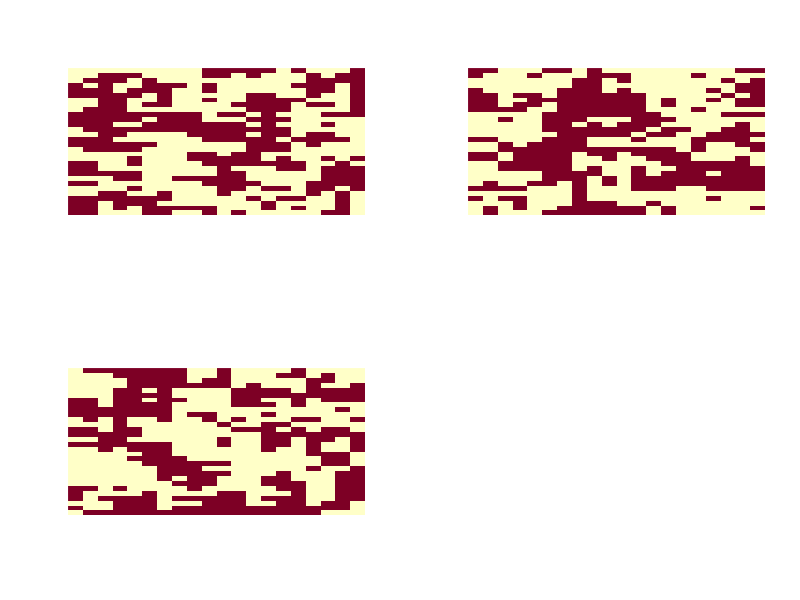

Reproduce this figure in R. (Note: a time limit stopped this script after it produced the figure.)
# Exemple Ising

rm(list = ls())
set.seed(23)

voisins <- function(x, i) {
  # fonction qui renvoie les voisins du site i de la matrice x
  h <- nrow(x)
  v <- rep(0, 4)
  if (i %% h != 1) {
    v[1] <- x[i - 1]
  }
  if (i %% h != 0) {
    v[2] <- x[i + 1]
  }
  if (i > h) {
    v[3] <- x[i - h]
  }
  if (i < length(x) - h + 1) {
    v[4] <- x[i + h]
  }
  return(v[v != 0])
}

hamiltonien <- function(x) {
  # hamiltonien
  return(-sum(x[-1, ] * x[-nrow(x), ]) - sum(x[, -1] * x[, -ncol(x)]))
}

prob_cond <- function(x, i, beta) {
  # calcul des probas conditionnelles
  p <- exp(beta * c(-1, 1) * sum(voisins(x, i)))
  return(p / sum(p))
}

mapping <- function(x, n_iter, j, v, u, beta) {
  for (i in 1:n_iter) {
    if (u[i] <= exp(beta * sum(voisins(x, j[i]) * (v[i] - x[j[i]])))) {
      x[j[i]] <- v[i]
    }
  }
  return(x)
}

mapping_h <- function(x, n_iter, j, v, u, beta) {
  # fonction mapping qui renvoie le hamiltonien de chaque iteration
  hamil <- numeric(n_iter)
  hamil[1] <- hamiltonien(x)
  for (i in 2:n_iter) {
    temp <- sum(voisins(x, j[i]) * (v[i] - x[j[i]]))
    if (u[i] <= exp(beta * temp)) {
      hamil[i] <- hamil[i - 1] - temp
      x[j[i]] <- v[i]
    } else {
      hamil[i] <- hamil[i - 1]
    }
  }
  return(hamil)
}

rinit_ising <- function(h, w) {
  # initialisation d'un matrice dans E
  return(matrix(sample(c(-1, 1), h * w, replace = TRUE), h))
}


metropolis_hastings_ising <- function(n_iter, beta, x_0) {
  # fonction metropolis hastings
  j <- sample(seq_len(length(x_0)), n_iter, replace = TRUE) # choix du site
  v <- sample(c(-1, 1), n_iter, replace = TRUE) # choix de la nouvelle valeur du site
  u <- runif(n_iter)
  return(mapping(x_0, n_iter, j, v, u, beta))
}


gibbs_ising <- function(n_iter, beta, random, x_0) {
  # fonction gibbs
  taille <- length(x_0)
  u <- 1:taille
  for (j in 1:n_iter) {
    if (random) {
      # random scan
      u <- sample(1:taille, taille)
    }
    for (i in u) {
      x_0[i] <- sample(c(-1, 1), 1, prob = prob_cond(x_0, i, beta))
    }
  }
  return(x_0)
}

propp_wilson_ising <- function(pas, beta, h, w) {
  # fonction propp wilson
  taille <- h * w
  m1 <- matrix(rep(-1, taille), h)
  m2 <- matrix(rep(1, taille), h)
  n_iter <- 0
  j <- c()
  v <- c()
  u <- c()
  while (identical(m1, m2) == FALSE) {
    n_iter <- n_iter + pas
    m1 <- matrix(rep(-1, taille), h)
    m2 <- matrix(rep(1, taille), h)
    j <- c(sample(seq_len(taille), pas, replace = TRUE), j) # choix du site
    v <- c(sample(c(-1, 1), pas, replace = TRUE), v) # choix de la nouvelle valeur du site
    u <- c(runif(pas), u)
    m1 <- mapping(m1, n_iter, j, v, u, beta)
    m2 <- mapping(m2, n_iter, j, v, u, beta)
  }
  return(m1)
}

metropolis_hastings_ising_h <- function(n_iter, beta, x_0) {
  # fonction metropolis hastings qui renvoie le hamiltonien de chaque iteration
  j <- sample(seq_len(length(x_0)), n_iter, replace = TRUE) # choix du site
  v <- sample(c(-1, 1), n_iter, replace = TRUE) # choix de la nouvelle valeur du site
  u <- runif(n_iter)
  return(mapping_h(x_0, n_iter, j, v, u, beta))
}

gibbs_ising_h <- function(n_iter, beta, random, x_0) {
  # fonction gibbs qui renvoie le hamiltonien de chaque iteration
  taille <- length(x_0)
  u <- 1:taille
  hamil <- numeric(n_iter)
  for (j in 1:n_iter) {
    if (random) { # random scan
      u <- sample(1:taille, taille)
    }
    for (i in u) {
      x_0[i] <- sample(c(-1, 1), 1, prob = prob_cond(x_0, i, beta))
    }
    hamil[j] <- hamiltonien(x_0)
  }
  return(hamil)
}

propp_wilson_ising_h <- function(pas, n_iter, beta, h, w) {
  # fonction propp wilson qui renvoie le hamiltonien de chaque iteration
  taille <- h * w
  m1 <- matrix(rep(-1, taille), h)
  m2 <- matrix(rep(1, taille), h)
  n_iter <- 0
  j <- c()
  v <- c()
  u <- c()
  while (identical(m1, m2) == FALSE) {
    n_iter <- n_iter + pas
    m1 <- matrix(rep(-1, taille), h)
    m2 <- matrix(rep(1, taille), h)
    j <- c(sample(seq_len(taille), pas, replace = TRUE), j) # choix du site
    v <- c(sample(c(-1, 1), pas, replace = TRUE), v) # choix de la nouvelle valeur du site
    u <- c(runif(pas), u)
    m1 <- mapping(m1, n_iter, j, v, u, beta)
    m2 <- mapping(m2, n_iter, j, v, u, beta)
  }
  j <- sample(seq_len(taille), n_iter, replace = TRUE)
  v <- sample(c(-1, 1), n_iter, replace = TRUE)
  u <- runif(n_iter)
  return(mapping_h(m1, n_iter, j, v, u, beta))
}

h_sample <- function(h, w, beta, n, n_burn, lag, sampler = "gibbs") {
  # retourne un echantillon du hamiltonien de realisations du modele
  if (sampler == "gibbs") {
    # en utilisant gibbs
    keep <- n_burn + seq(lag, (n * lag), lag)
    init <- rinit_ising(h, w)
    hamil <- gibbs_ising_h(n_burn + n * lag, beta, FALSE, init)
  } else if (sampler == "mh") {
    # en utilisant metropolis hastings
    keep <- n_burn + seq(lag, (n * lag), lag)
    init <- rinit_ising(h, w)
    hamil <- metropolis_hastings_ising_h(n_burn + n * lag, beta, init)
  } else {
    # en utilisant propp wilson
    keep <- seq(lag, (n * lag), lag)
    pas <- 1000
    hamil <- propp_wilson_ising_h(pas, n * lag, beta, h, w)
  }
  return(hamil[keep])
}

descente_gradient <- function(epsilon, b_0, x_obs, n_MC, n_burn, lag, sampler) {
  # descente de gradient
  h <- nrow(x_obs)
  w <- ncol(x_obs)
  h_obs <- hamiltonien(x_obs)
  hamil <- h_sample(h, w, b_0, n_MC, n_burn, lag, sampler)
  grad <- mean(hamil) - h_obs
  b <- c(b_0, b_0 + grad / abs(max(hamil)))
  i <- 2
  while (abs(grad) > epsilon) {
    hamil <- h_sample(h, w, b[i], n_MC, n_burn, lag, sampler)
    grad <- mean(hamil) - h_obs
    b <- c(b, b[i] + grad / (i * abs(max(hamil))))
    i <- i + 1
  }
  return(b)
}

algo_echange <- function(x_obs, n_iter, n_burn, n_MC, d, b_0 = runif(1, max = d), lag = 100, sampler = "gibbs") {
  # fonction algo echange
  h <- nrow(x_obs)
  w <- ncol(x_obs)
  h_obs <- hamiltonien(x_obs)
  b <- c(b_0, runif(n_iter - 1, 0, d))
  u <- runif(n_iter)
  for (i in 2:n_iter) {
    hamil <- h_sample(h, w, beta, n_MC, n_burn, lag, sampler)
    est_mc <- mean(exp(hamil * (b[i] - b[i - 1])))
    if (u[i] > est_mc * exp(h_obs * (b[i - 1] - b[i]))) {
      b[i] <- b[i - 1]
    }
  }
  return(b)
}

# initialisation des parametres
w <- 30
h <- 20
beta <- 0.3
d <- 1
init <- rinit_ising(h, w)

# Metropolis-Hastings
x_1 <- metropolis_hastings_ising(n_iter = h * w * 1000, beta, x_0 = init)

# Gibbs
x_2 <- gibbs_ising(n_iter = 1000, beta, random = FALSE, x_0 = init)

# Propp Wilson
x_3 <- propp_wilson_ising(pas = 1000, beta, h, w)

# Affichage des realisations de MH, Gibbs et Propp Wilson
par(mfrow = c(2, 2))
image(x_1, axes = FALSE)
image(x_2, axes = FALSE)
image(x_3, axes = FALSE)

# initialisation d'une observation
x_obs <- x_3

# Descente de gradient
b_1 <- descente_gradient(epsilon = 1, b_0 = 0.8, x_obs, n_MC = 1000, n_burn = 1000 * h * w, lag = 100, "mh")
cat("l'estimateur de Robbins Monro est ", b_1[length(b_1)], "\n")

# Affichage du chemin pris par beta lors de la descente de gradient:
par(mfrow = c(1, 1))
t_1 <- 1:length(b_1)
plot(t_1, b_1, type = "l", xlab = "nombre d'itérations", ylab = "beta")

# Algorithme d'echange
n_iter <- 5000
b_2 <- algo_echange(x_obs, n_iter, n_burn = 1000 * h * w, n_MC = 1, d, b_0 = runif(1, max = d), lag = 100, sampler = "mh")

# Trajectoire de la chaine
par(mfrow = c(1, 2))
t_2 <- 1:length(b_2)
plot(t_2, b_2, type = "l", xlab = "nombre d'itérations", ylab = "beta")

# Affichage de la loi a posteriori
b_3 <- b_2[1000:n_iter]
hist(b_3, xlab = "beta", freq = FALSE, xlim = c(0.25, 0.4), breaks = 15)
cat("l'estimateur bayésien est ", mean(b_3))
